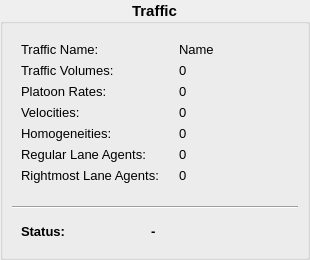
<?xml version="1.0" encoding="UTF-8"?>
<ui version="4.0">
 <class>TrafficDisplayView</class>
 <widget class="QWidget" name="TrafficDisplayView">
  <property name="geometry">
   <rect>
    <x>0</x>
    <y>0</y>
    <width>310</width>
    <height>260</height>
   </rect>
  </property>
  <property name="font">
   <font>
    <pointsize>10</pointsize>
   </font>
  </property>
  <property name="windowTitle">
   <string>Form</string>
  </property>
  <property name="styleSheet">
   <string notr="true">TrafficDisplayView {
  background-color: #cdcdcd;
}</string>
  </property>
  <layout class="QVBoxLayout" name="verticalLayout_2">
   <property name="leftMargin">
    <number>0</number>
   </property>
   <property name="topMargin">
    <number>0</number>
   </property>
   <property name="rightMargin">
    <number>0</number>
   </property>
   <property name="bottomMargin">
    <number>0</number>
   </property>
   <item>
    <widget class="QGroupBox" name="groupBox">
     <property name="font">
      <font>
       <pointsize>11</pointsize>
       <weight>75</weight>
       <bold>true</bold>
      </font>
     </property>
     <property name="title">
      <string>Traffic</string>
     </property>
     <property name="alignment">
      <set>Qt::AlignCenter</set>
     </property>
     <layout class="QVBoxLayout" name="verticalLayout">
      <item>
       <widget class="QWidget" name="Content" native="true">
        <layout class="QFormLayout" name="formLayout">
         <property name="horizontalSpacing">
          <number>20</number>
         </property>
         <item row="0" column="0">
          <widget class="QLabel" name="TrafficName_label">
           <property name="font">
            <font>
             <pointsize>10</pointsize>
            </font>
           </property>
           <property name="text">
            <string>Traffic Name:</string>
           </property>
          </widget>
         </item>
         <item row="0" column="1">
          <widget class="QLabel" name="TrafficName">
           <property name="font">
            <font>
             <pointsize>10</pointsize>
            </font>
           </property>
           <property name="text">
            <string>Name</string>
           </property>
          </widget>
         </item>
         <item row="1" column="0">
          <widget class="QLabel" name="Volumes_label">
           <property name="font">
            <font>
             <pointsize>10</pointsize>
            </font>
           </property>
           <property name="text">
            <string>Traffic Volumes:</string>
           </property>
          </widget>
         </item>
         <item row="1" column="1">
          <widget class="QLabel" name="Volumes">
           <property name="font">
            <font>
             <pointsize>10</pointsize>
            </font>
           </property>
           <property name="text">
            <string>0</string>
           </property>
          </widget>
         </item>
         <item row="2" column="0">
          <widget class="QLabel" name="PlatoonRates_label">
           <property name="font">
            <font>
             <pointsize>10</pointsize>
            </font>
           </property>
           <property name="text">
            <string>Platoon Rates:</string>
           </property>
          </widget>
         </item>
         <item row="2" column="1">
          <widget class="QLabel" name="PlatoonRates">
           <property name="font">
            <font>
             <pointsize>10</pointsize>
            </font>
           </property>
           <property name="text">
            <string>0</string>
           </property>
          </widget>
         </item>
         <item row="3" column="0">
          <widget class="QLabel" name="Velocities_label">
           <property name="font">
            <font>
             <pointsize>10</pointsize>
            </font>
           </property>
           <property name="text">
            <string>Velocities:</string>
           </property>
          </widget>
         </item>
         <item row="3" column="1">
          <widget class="QLabel" name="Velocities">
           <property name="font">
            <font>
             <pointsize>10</pointsize>
            </font>
           </property>
           <property name="text">
            <string>0</string>
           </property>
          </widget>
         </item>
         <item row="4" column="0">
          <widget class="QLabel" name="Homogeneities_label">
           <property name="font">
            <font>
             <pointsize>10</pointsize>
            </font>
           </property>
           <property name="text">
            <string>Homogeneities:</string>
           </property>
          </widget>
         </item>
         <item row="4" column="1">
          <widget class="QLabel" name="Homogeneities">
           <property name="font">
            <font>
             <pointsize>10</pointsize>
            </font>
           </property>
           <property name="text">
            <string>0</string>
           </property>
          </widget>
         </item>
         <item row="5" column="0">
          <widget class="QLabel" name="RegularLane_label">
           <property name="font">
            <font>
             <pointsize>10</pointsize>
            </font>
           </property>
           <property name="text">
            <string>Regular Lane Agents:</string>
           </property>
          </widget>
         </item>
         <item row="5" column="1">
          <widget class="QLabel" name="RegularLane">
           <property name="font">
            <font>
             <pointsize>10</pointsize>
            </font>
           </property>
           <property name="text">
            <string>0 </string>
           </property>
          </widget>
         </item>
         <item row="6" column="0">
          <widget class="QLabel" name="RightmostLane_label">
           <property name="font">
            <font>
             <pointsize>10</pointsize>
            </font>
           </property>
           <property name="text">
            <string>Rightmost Lane Agents:</string>
           </property>
          </widget>
         </item>
         <item row="6" column="1">
          <widget class="QLabel" name="RightmostLane">
           <property name="font">
            <font>
             <pointsize>10</pointsize>
            </font>
           </property>
           <property name="text">
            <string>0</string>
           </property>
          </widget>
         </item>
        </layout>
       </widget>
      </item>
      <item>
       <spacer name="verticalSpacer">
        <property name="orientation">
         <enum>Qt::Vertical</enum>
        </property>
        <property name="sizeHint" stdset="0">
         <size>
          <width>20</width>
          <height>40</height>
         </size>
        </property>
       </spacer>
      </item>
      <item>
       <widget class="Line" name="line">
        <property name="orientation">
         <enum>Qt::Horizontal</enum>
        </property>
       </widget>
      </item>
      <item>
       <widget class="QWidget" name="StatusWidget" native="true">
        <layout class="QFormLayout" name="formLayout_2">
         <property name="horizontalSpacing">
          <number>85</number>
         </property>
         <item row="0" column="0">
          <widget class="QLabel" name="Status_label">
           <property name="font">
            <font>
             <pointsize>10</pointsize>
             <weight>75</weight>
             <bold>true</bold>
            </font>
           </property>
           <property name="text">
            <string>Status:</string>
           </property>
          </widget>
         </item>
         <item row="0" column="1">
          <widget class="QLabel" name="Status">
           <property name="font">
            <font>
             <pointsize>10</pointsize>
             <weight>75</weight>
             <bold>true</bold>
            </font>
           </property>
           <property name="text">
            <string>-</string>
           </property>
          </widget>
         </item>
        </layout>
       </widget>
      </item>
     </layout>
    </widget>
   </item>
  </layout>
 </widget>
 <resources/>
 <connections/>
</ui>
